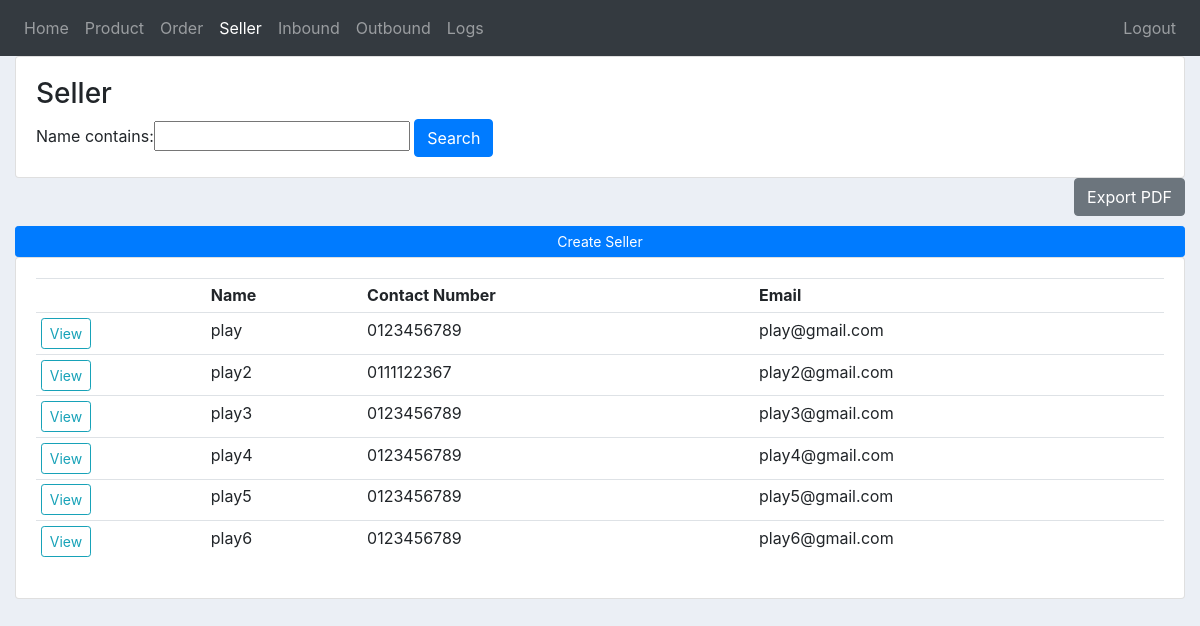
Page /seller/ (signed in) on the earlier database version.
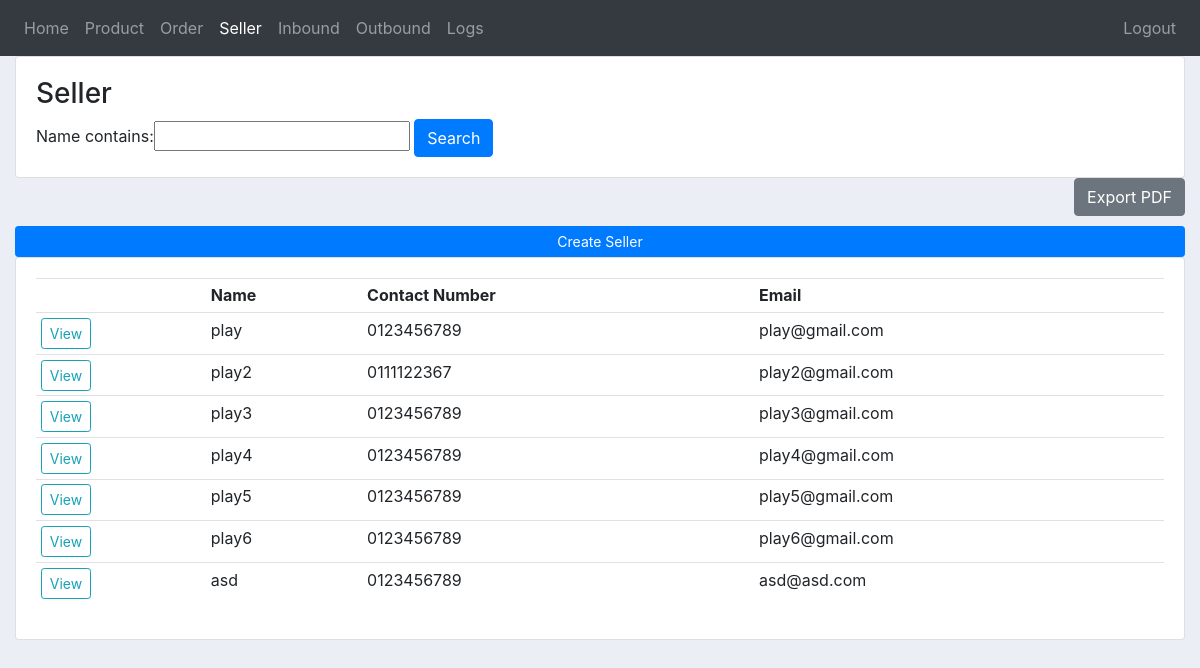
Same page on the later database version.
### inventory/models.py (models this page shows, shortened)
class Seller(models.Model):
    user = models.OneToOneField(User, on_delete=models.CASCADE, primary_key=True)
    name = models.CharField(max_length=200, null=True)
    phone = models.CharField(max_length=11, null=True)
    email = models.CharField(max_length=200, null=True)
    date_created = models.DateTimeField(auto_now_add=True, null=True)

class User(AbstractUser):
    is_seller = models.BooleanField(default=False)
    is_admin = models.BooleanField(default=False)

### inventory/views.py (the view)
# urls.py: path('seller/', views.seller, name="seller"),
@custom_login_required
@admin_required
def seller(request):
    sellers = Seller.objects.all()
    myFilter = SellerFilter(request.GET, queryset=sellers)
    sellers = myFilter.qs
    name = request.GET['name'] if (request.method == 'GET' and 'name' in request.GET) else ''
    page = request.GET.get('page', 1)
    sellers = paginate(sellers, page);
    context = {
        'sellers': sellers,
        'myFilter': myFilter,
        'nbar': 'seller',
        'name': name,
        }
    return render(request, 'inventory/seller.html', context)

### inventory/helper.py (called while the page is built)
def paginate(object, page =1, limit = 10):
    paginator = Paginator(object, limit) # Show 25 contacts per page.
    page_obj = paginator.get_page(page)
    return page_obj

### inventory/templates/inventory/seller.html (shortened to what this page needs)
{% extends 'inventory/main.html' %}
{% block content %}
<div class="row">
	<div class="col-md">
		<div class="card card-body">
            <h3>Seller</h3>
            <form method="get">
                {{myFilter.form}}
                <button class="btn btn-primary" type="submit">Search</button>
              </form>
        </div>
		<form method="post" action="{% url 'pdf_seller' %}" target="_blank">
			<input type="submit" class="btn btn-secondary float-right" value="Export PDF">
		</form>
        <br>
        <br>
			<a class="btn btn-primary btn-sm btn-block" href="{% url 'create_seller' %}">Create Seller</a>
			<div class="card card-body">
			<table class="table table-sm">
				<tr>
					<th></th>
					<th>Name</th>
					<th>Contact Number</th>
					<th>Email</th>
				</tr>
				{% for seller in sellers %}
					<tr>
                        <td><a class="btn btn-sm btn-outline-info" href="{% url 'seller_order' seller.user_id %}">View</a></td>
						<td>{{seller.user}}</td>
						<td>{{seller.phone}}</td>
						<td>{{seller.email}}</td>
					</tr>
				{% endfor %}
			</table>
			</div>
	</div>
</div>
{% endblock content %}

Differences in the rows shown:
added Seller: user "asd", phone "0123456789", email "asd@asd.com"
